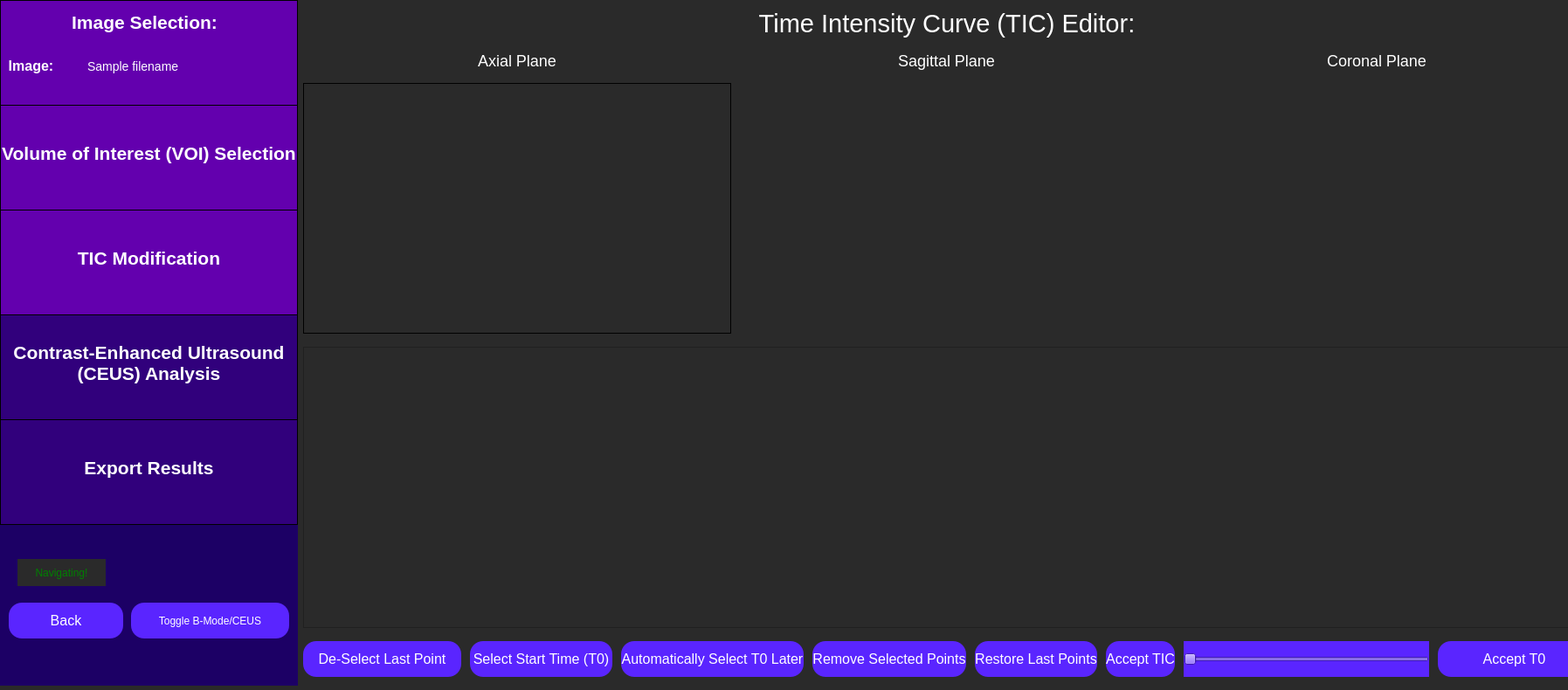
<?xml version="1.0" encoding="UTF-8"?>
<ui version="4.0">
 <class>ticEditor</class>
 <widget class="QWidget" name="ticEditor">
  <property name="geometry">
   <rect>
    <x>0</x>
    <y>0</y>
    <width>1795</width>
    <height>790</height>
   </rect>
  </property>
  <property name="windowTitle">
   <string>TIC Editor</string>
  </property>
  <property name="styleSheet">
   <string notr="true">QWidget {
	background: rgb(42, 42, 42);
}</string>
  </property>
  <widget class="QWidget" name="horizontalLayoutWidget_3">
   <property name="geometry">
    <rect>
     <x>0</x>
     <y>0</y>
     <width>1821</width>
     <height>785</height>
    </rect>
   </property>
   <layout class="QHBoxLayout" name="fullScreenLayout">
    <item>
     <widget class="QWidget" name="sidebar" native="true">
      <property name="minimumSize">
       <size>
        <width>341</width>
        <height>0</height>
       </size>
      </property>
      <property name="maximumSize">
       <size>
        <width>341</width>
        <height>16777215</height>
       </size>
      </property>
      <property name="toolTip">
       <string>&lt;html&gt;&lt;head/&gt;&lt;body&gt;&lt;p&gt;&lt;br/&gt;&lt;/p&gt;&lt;/body&gt;&lt;/html&gt;</string>
      </property>
      <property name="styleSheet">
       <string notr="true">QWidget {
	background-color: rgb(28, 0, 101);
}</string>
      </property>
      <widget class="QFrame" name="imageSelectionSidebar">
       <property name="geometry">
        <rect>
         <x>0</x>
         <y>0</y>
         <width>341</width>
         <height>121</height>
        </rect>
       </property>
       <property name="styleSheet">
        <string notr="true">QFrame {
	background-color: rgb(99, 0, 174);
	border: 1px solid black;
}</string>
       </property>
       <property name="frameShape">
        <enum>QFrame::StyledPanel</enum>
       </property>
       <property name="frameShadow">
        <enum>QFrame::Raised</enum>
       </property>
       <widget class="QLabel" name="imageSelectionLabelSidebar">
        <property name="geometry">
         <rect>
          <x>70</x>
          <y>0</y>
          <width>191</width>
          <height>51</height>
         </rect>
        </property>
        <property name="styleSheet">
         <string notr="true">QLabel {
	font-size: 21px;
	color: rgb(255, 255, 255);
	background-color: rgba(255, 255, 255, 0);
	border: 0px;
	font-weight: bold;
}</string>
        </property>
        <property name="text">
         <string>Image Selection:</string>
        </property>
        <property name="alignment">
         <set>Qt::AlignCenter</set>
        </property>
       </widget>
       <widget class="QLabel" name="imageLabel">
        <property name="geometry">
         <rect>
          <x>-60</x>
          <y>50</y>
          <width>191</width>
          <height>51</height>
         </rect>
        </property>
        <property name="styleSheet">
         <string notr="true">QLabel {
	font-size: 16px;
	color: rgb(255, 255, 255);
	background-color: rgba(255, 255, 255, 0);
	border: 0px;
	font-weight: bold;
}</string>
        </property>
        <property name="text">
         <string>Image:</string>
        </property>
        <property name="alignment">
         <set>Qt::AlignCenter</set>
        </property>
       </widget>
       <widget class="QLabel" name="imagePathInput">
        <property name="geometry">
         <rect>
          <x>100</x>
          <y>50</y>
          <width>241</width>
          <height>51</height>
         </rect>
        </property>
        <property name="styleSheet">
         <string notr="true">QLabel {
	font-size: 14px;
	color: rgb(255, 255, 255);
	background-color: rgba(255, 255, 255, 0);
	border: 0px;
}</string>
        </property>
        <property name="text">
         <string>Sample filename </string>
        </property>
        <property name="alignment">
         <set>Qt::AlignLeading|Qt::AlignLeft|Qt::AlignVCenter</set>
        </property>
       </widget>
      </widget>
      <widget class="QFrame" name="roiSidebar">
       <property name="geometry">
        <rect>
         <x>0</x>
         <y>120</y>
         <width>341</width>
         <height>121</height>
        </rect>
       </property>
       <property name="styleSheet">
        <string notr="true">QFrame {
	background-color: rgb(99, 0, 174);
	border: 1px solid black;
}</string>
       </property>
       <property name="frameShape">
        <enum>QFrame::StyledPanel</enum>
       </property>
       <property name="frameShadow">
        <enum>QFrame::Raised</enum>
       </property>
       <widget class="QLabel" name="roiSidebarLabel">
        <property name="geometry">
         <rect>
          <x>0</x>
          <y>30</y>
          <width>341</width>
          <height>51</height>
         </rect>
        </property>
        <property name="styleSheet">
         <string notr="true">QLabel {
	font-size: 21px;
	color: rgb(255, 255, 255);
	background-color: rgba(255, 255, 255, 0);
	border: 0px;
	font-weight: bold;
}</string>
        </property>
        <property name="text">
         <string>Volume of Interest (VOI) Selection</string>
        </property>
        <property name="alignment">
         <set>Qt::AlignCenter</set>
        </property>
       </widget>
      </widget>
      <widget class="QFrame" name="rfAnalysisSidebar">
       <property name="geometry">
        <rect>
         <x>0</x>
         <y>480</y>
         <width>341</width>
         <height>121</height>
        </rect>
       </property>
       <property name="styleSheet">
        <string notr="true">QFrame {
	background-color:  rgb(49, 0, 124);
	border: 1px solid black;
}</string>
       </property>
       <property name="frameShape">
        <enum>QFrame::StyledPanel</enum>
       </property>
       <property name="frameShadow">
        <enum>QFrame::Raised</enum>
       </property>
       <widget class="QLabel" name="rfAnalysisLabel">
        <property name="geometry">
         <rect>
          <x>0</x>
          <y>30</y>
          <width>341</width>
          <height>51</height>
         </rect>
        </property>
        <property name="styleSheet">
         <string notr="true">QLabel {
	font-size: 21px;
	color: rgb(255, 255, 255);
	background-color: rgba(255, 255, 255, 0);
	border: 0px;
	font-weight: bold;
}</string>
        </property>
        <property name="text">
         <string>Export Results</string>
        </property>
        <property name="alignment">
         <set>Qt::AlignCenter</set>
        </property>
       </widget>
      </widget>
      <widget class="QFrame" name="ticAnalysisSidebar">
       <property name="geometry">
        <rect>
         <x>0</x>
         <y>360</y>
         <width>341</width>
         <height>121</height>
        </rect>
       </property>
       <property name="styleSheet">
        <string notr="true">QFrame {
	background-color:  rgb(49, 0, 124);
	border: 1px solid black;
}</string>
       </property>
       <property name="frameShape">
        <enum>QFrame::StyledPanel</enum>
       </property>
       <property name="frameShadow">
        <enum>QFrame::Raised</enum>
       </property>
       <widget class="QLabel" name="ticAnalysisLabel">
        <property name="geometry">
         <rect>
          <x>0</x>
          <y>30</y>
          <width>341</width>
          <height>51</height>
         </rect>
        </property>
        <property name="styleSheet">
         <string notr="true">QLabel {
	font-size: 21px;
	color: rgb(255, 255, 255);
	background-color: rgba(255, 255, 255, 0);
	border: 0px;
	font-weight: bold;
}</string>
        </property>
        <property name="text">
         <string>Contrast-Enhanced Ultrasound
(CEUS) Analysis</string>
        </property>
        <property name="alignment">
         <set>Qt::AlignCenter</set>
        </property>
       </widget>
      </widget>
      <widget class="QFrame" name="analysisParamsSidebar">
       <property name="geometry">
        <rect>
         <x>0</x>
         <y>240</y>
         <width>341</width>
         <height>121</height>
        </rect>
       </property>
       <property name="styleSheet">
        <string notr="true">QFrame {
	background-color: rgb(99, 0, 174);
	border: 1px solid black;
}</string>
       </property>
       <property name="frameShape">
        <enum>QFrame::StyledPanel</enum>
       </property>
       <property name="frameShadow">
        <enum>QFrame::Raised</enum>
       </property>
       <widget class="QLabel" name="analysisParamsLabel">
        <property name="geometry">
         <rect>
          <x>0</x>
          <y>30</y>
          <width>341</width>
          <height>51</height>
         </rect>
        </property>
        <property name="styleSheet">
         <string notr="true">QLabel {
	font-size: 21px;
	color: rgb(255, 255, 255);
	background-color: rgba(255, 255, 255, 0);
	border: 0px;
	font-weight:bold;
}</string>
        </property>
        <property name="text">
         <string>TIC Modification</string>
        </property>
        <property name="alignment">
         <set>Qt::AlignCenter</set>
        </property>
       </widget>
      </widget>
      <widget class="QPushButton" name="backButton">
       <property name="geometry">
        <rect>
         <x>10</x>
         <y>690</y>
         <width>131</width>
         <height>41</height>
        </rect>
       </property>
       <property name="styleSheet">
        <string notr="true">QPushButton {
	color: white;
	font-size: 16px;
	background: rgb(90, 37, 255);
	border-radius: 15px;
}</string>
       </property>
       <property name="text">
        <string>Back</string>
       </property>
      </widget>
      <widget class="QLabel" name="observingLabel">
       <property name="geometry">
        <rect>
         <x>20</x>
         <y>640</y>
         <width>101</width>
         <height>31</height>
        </rect>
       </property>
       <property name="styleSheet">
        <string notr="true">QLabel { background-color : rgb(42, 42, 42); color : red; }</string>
       </property>
       <property name="text">
        <string>Observing!</string>
       </property>
       <property name="alignment">
        <set>Qt::AlignCenter</set>
       </property>
      </widget>
      <widget class="QLabel" name="navigatingLabel">
       <property name="geometry">
        <rect>
         <x>20</x>
         <y>640</y>
         <width>101</width>
         <height>31</height>
        </rect>
       </property>
       <property name="styleSheet">
        <string notr="true">QLabel { background-color : rgb(42, 42, 42); color : green; }</string>
       </property>
       <property name="text">
        <string>Navigating!</string>
       </property>
       <property name="alignment">
        <set>Qt::AlignCenter</set>
       </property>
      </widget>
      <widget class="QPushButton" name="toggleButton">
       <property name="geometry">
        <rect>
         <x>150</x>
         <y>690</y>
         <width>181</width>
         <height>41</height>
        </rect>
       </property>
       <property name="styleSheet">
        <string notr="true">QPushButton {
	color: white;
	font-size: 12px;
	background: rgb(90, 37, 255);
	border-radius: 15px;
}
QPushButton:checked {
	color:white; 
	font-size: 12px;
	background: rgb(45, 0, 110);
	border-radius: 15px;
}</string>
       </property>
       <property name="text">
        <string>Toggle B-Mode/CEUS</string>
       </property>
       <property name="checkable">
        <bool>true</bool>
       </property>
      </widget>
     </widget>
    </item>
    <item>
     <layout class="QVBoxLayout" name="verticalLayout" stretch="0,1,1,0">
      <property name="spacing">
       <number>15</number>
      </property>
      <property name="topMargin">
       <number>10</number>
      </property>
      <property name="bottomMargin">
       <number>10</number>
      </property>
      <item alignment="Qt::AlignHCenter|Qt::AlignVCenter">
       <widget class="QLabel" name="analysisParamsLabel_2">
        <property name="minimumSize">
         <size>
          <width>500</width>
          <height>0</height>
         </size>
        </property>
        <property name="styleSheet">
         <string notr="true">QLabel {
	font-size: 29px;
	color: rgb(255, 255, 255);
	background-color: rgba(255, 255, 255, 0);
}</string>
        </property>
        <property name="text">
         <string>Time Intensity Curve (TIC) Editor:</string>
        </property>
        <property name="textFormat">
         <enum>Qt::AutoText</enum>
        </property>
        <property name="scaledContents">
         <bool>false</bool>
        </property>
        <property name="alignment">
         <set>Qt::AlignCenter</set>
        </property>
        <property name="wordWrap">
         <bool>true</bool>
        </property>
       </widget>
      </item>
      <item>
       <layout class="QHBoxLayout" name="vizLayout" stretch="1,1,1">
        <property name="spacing">
         <number>2</number>
        </property>
        <item>
         <layout class="QVBoxLayout" name="axPlaneVizLayout" stretch="0,1">
          <property name="spacing">
           <number>15</number>
          </property>
          <item alignment="Qt::AlignHCenter|Qt::AlignVCenter">
           <widget class="QLabel" name="axialPlaneLabel">
            <property name="styleSheet">
             <string notr="true">QLabel {
	font-size: 18px;
	color: rgb(255, 255, 255);
	background-color: rgba(255, 255, 255, 0);
}</string>
            </property>
            <property name="text">
             <string>Axial Plane</string>
            </property>
            <property name="alignment">
             <set>Qt::AlignCenter</set>
            </property>
            <property name="textInteractionFlags">
             <set>Qt::NoTextInteraction</set>
            </property>
           </widget>
          </item>
          <item>
           <widget class="QLabel" name="axialPlane">
            <property name="minimumSize">
             <size>
              <width>220</width>
              <height>140</height>
             </size>
            </property>
            <property name="maximumSize">
             <size>
              <width>16777215</width>
              <height>16777215</height>
             </size>
            </property>
            <property name="mouseTracking">
             <bool>true</bool>
            </property>
            <property name="frameShape">
             <enum>QFrame::Box</enum>
            </property>
            <property name="text">
             <string/>
            </property>
           </widget>
          </item>
         </layout>
        </item>
        <item>
         <layout class="QVBoxLayout" name="sagPlaneVizLayout" stretch="0,1">
          <property name="spacing">
           <number>15</number>
          </property>
          <item alignment="Qt::AlignHCenter|Qt::AlignVCenter">
           <widget class="QLabel" name="sagittalPlaneLabel">
            <property name="styleSheet">
             <string notr="true">QLabel {
	font-size: 18px;
	color: rgb(255, 255, 255);
	background-color: rgba(255, 255, 255, 0);
}</string>
            </property>
            <property name="text">
             <string>Sagittal Plane</string>
            </property>
            <property name="alignment">
             <set>Qt::AlignCenter</set>
            </property>
            <property name="textInteractionFlags">
             <set>Qt::NoTextInteraction</set>
            </property>
           </widget>
          </item>
          <item>
           <widget class="QLabel" name="sagPlane">
            <property name="minimumSize">
             <size>
              <width>220</width>
              <height>140</height>
             </size>
            </property>
            <property name="maximumSize">
             <size>
              <width>16777215</width>
              <height>16777215</height>
             </size>
            </property>
            <property name="mouseTracking">
             <bool>true</bool>
            </property>
            <property name="text">
             <string/>
            </property>
           </widget>
          </item>
         </layout>
        </item>
        <item>
         <layout class="QVBoxLayout" name="corPlaneVizLayout" stretch="0,1">
          <property name="spacing">
           <number>15</number>
          </property>
          <item alignment="Qt::AlignHCenter|Qt::AlignVCenter">
           <widget class="QLabel" name="coronalPlaneLabel">
            <property name="styleSheet">
             <string notr="true">QLabel {
	font-size: 18px;
	color: rgb(255, 255, 255);
	background-color: rgba(255, 255, 255, 0);
}</string>
            </property>
            <property name="text">
             <string>Coronal Plane</string>
            </property>
            <property name="alignment">
             <set>Qt::AlignCenter</set>
            </property>
            <property name="textInteractionFlags">
             <set>Qt::NoTextInteraction</set>
            </property>
           </widget>
          </item>
          <item>
           <widget class="QLabel" name="corPlane">
            <property name="minimumSize">
             <size>
              <width>220</width>
              <height>140</height>
             </size>
            </property>
            <property name="maximumSize">
             <size>
              <width>16777215</width>
              <height>16777215</height>
             </size>
            </property>
            <property name="mouseTracking">
             <bool>true</bool>
            </property>
            <property name="text">
             <string/>
            </property>
           </widget>
          </item>
         </layout>
        </item>
       </layout>
      </item>
      <item>
       <widget class="QFrame" name="ticFrame">
        <property name="minimumSize">
         <size>
          <width>0</width>
          <height>300</height>
         </size>
        </property>
        <property name="frameShape">
         <enum>QFrame::StyledPanel</enum>
        </property>
        <property name="frameShadow">
         <enum>QFrame::Raised</enum>
        </property>
       </widget>
      </item>
      <item>
       <layout class="QHBoxLayout" name="buttonLayout" stretch="0,0,0,0,0,0,0,0">
        <property name="spacing">
         <number>10</number>
        </property>
        <item>
         <widget class="QPushButton" name="deSelectLastPointButton">
          <property name="minimumSize">
           <size>
            <width>181</width>
            <height>41</height>
           </size>
          </property>
          <property name="styleSheet">
           <string notr="true">QPushButton {
	color: white;
	font-size: 16px;
	background: rgb(90, 37, 255);
	border-radius: 15px;
}</string>
          </property>
          <property name="text">
           <string>De-Select Last Point</string>
          </property>
         </widget>
        </item>
        <item>
         <widget class="QPushButton" name="selectT0Button">
          <property name="sizePolicy">
           <sizepolicy hsizetype="Expanding" vsizetype="Fixed">
            <horstretch>0</horstretch>
            <verstretch>0</verstretch>
           </sizepolicy>
          </property>
          <property name="minimumSize">
           <size>
            <width>0</width>
            <height>41</height>
           </size>
          </property>
          <property name="styleSheet">
           <string notr="true">QPushButton {
	color: white;
	font-size: 16px;
	background: rgb(90, 37, 255);
	border-radius: 15px;
}</string>
          </property>
          <property name="text">
           <string>Select Start Time (T0)</string>
          </property>
         </widget>
        </item>
        <item>
         <widget class="QPushButton" name="automaticallySelectT0Button">
          <property name="sizePolicy">
           <sizepolicy hsizetype="Expanding" vsizetype="Fixed">
            <horstretch>0</horstretch>
            <verstretch>0</verstretch>
           </sizepolicy>
          </property>
          <property name="minimumSize">
           <size>
            <width>0</width>
            <height>41</height>
           </size>
          </property>
          <property name="styleSheet">
           <string notr="true">QPushButton {
	color: white;
	font-size: 16px;
	background: rgb(90, 37, 255);
	border-radius: 15px;
}</string>
          </property>
          <property name="text">
           <string>Automatically Select T0 Later</string>
          </property>
         </widget>
        </item>
        <item>
         <widget class="QPushButton" name="removeSelectedPointsButton">
          <property name="minimumSize">
           <size>
            <width>0</width>
            <height>41</height>
           </size>
          </property>
          <property name="styleSheet">
           <string notr="true">QPushButton {
	color: white;
	font-size: 16px;
	background: rgb(90, 37, 255);
	border-radius: 15px;
}</string>
          </property>
          <property name="text">
           <string>Remove Selected Points</string>
          </property>
         </widget>
        </item>
        <item>
         <widget class="QPushButton" name="restoreLastPointsButton">
          <property name="minimumSize">
           <size>
            <width>0</width>
            <height>41</height>
           </size>
          </property>
          <property name="styleSheet">
           <string notr="true">QPushButton {
	color: white;
	font-size: 16px;
	background: rgb(90, 37, 255);
	border-radius: 15px;
}</string>
          </property>
          <property name="text">
           <string>Restore Last Points</string>
          </property>
         </widget>
        </item>
        <item>
         <widget class="QPushButton" name="acceptTicButton">
          <property name="minimumSize">
           <size>
            <width>0</width>
            <height>41</height>
           </size>
          </property>
          <property name="styleSheet">
           <string notr="true">QPushButton {
	color: white;
	font-size: 16px;
	background: rgb(90, 37, 255);
	border-radius: 15px;
}</string>
          </property>
          <property name="text">
           <string>Accept TIC</string>
          </property>
         </widget>
        </item>
        <item alignment="Qt::AlignHCenter|Qt::AlignVCenter">
         <widget class="QSlider" name="t0Slider">
          <property name="minimumSize">
           <size>
            <width>281</width>
            <height>41</height>
           </size>
          </property>
          <property name="maximumSize">
           <size>
            <width>16777215</width>
            <height>41</height>
           </size>
          </property>
          <property name="styleSheet">
           <string notr="true">QSlider {
	background: rgb(90, 37, 255);
}</string>
          </property>
          <property name="orientation">
           <enum>Qt::Horizontal</enum>
          </property>
         </widget>
        </item>
        <item alignment="Qt::AlignHCenter|Qt::AlignVCenter">
         <widget class="QPushButton" name="acceptT0Button">
          <property name="sizePolicy">
           <sizepolicy hsizetype="Expanding" vsizetype="Fixed">
            <horstretch>0</horstretch>
            <verstretch>0</verstretch>
           </sizepolicy>
          </property>
          <property name="minimumSize">
           <size>
            <width>175</width>
            <height>41</height>
           </size>
          </property>
          <property name="maximumSize">
           <size>
            <width>200</width>
            <height>41</height>
           </size>
          </property>
          <property name="styleSheet">
           <string notr="true">QPushButton {
	color: white;
	font-size: 16px;
	background: rgb(90, 37, 255);
	border-radius: 15px;
}</string>
          </property>
          <property name="text">
           <string>Accept T0</string>
          </property>
         </widget>
        </item>
       </layout>
      </item>
     </layout>
    </item>
   </layout>
  </widget>
 </widget>
 <resources/>
 <connections/>
</ui>
